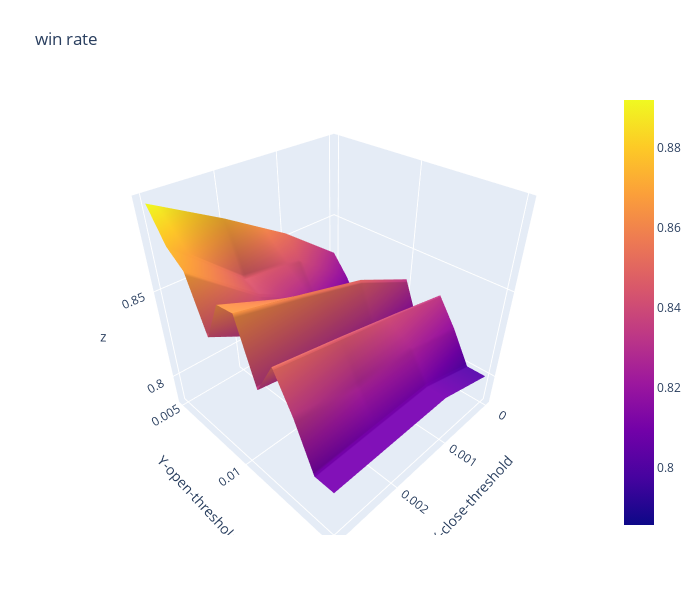

The cell this chart's notebook holds for it:
### Code cell
import plotly.graph_objects as go

x_data = df_win_rate.columns.to_list() # close threshold

y_data = df_win_rate.index.to_list() # open threshold

z_data = df_win_rate.copy(deep=True) # win rate

fig = go.Figure(data=[go.Surface(z=z_data.values,x=x_data,y=y_data)])

fig.update_layout(title="win rate", # 标题
                  autosize=False,  # 尺度自动缩放
                  width=700,  # 长宽
                  height=600,
                  margin=dict(l=65,r=50,b=65,t=90),  # 4个位置的距离
                  scene=dict(xaxis_title='X-close-threshold',yaxis_title='Y-open-threshold')
                 )

fig.show()

### Figure 1 — Plotly figure (JSON) as saved in the notebook; plotly's stock layout.template omitted (floating-point values rounded to 4 significant figures)
{"data": [{"type": "surface", "x": [0, 0.001, 0.002, 0.003], "y": [0.005, 0.006, 0.007, 0.008, 0.009, 0.01, 0.011, 0.012, 0.013, 0.014, 0.015], "z": [[0.8281, 0.8533, 0.8736, 0.8919], [0.8163, 0.8421, 0.8462, 0.8765], [0.8, 0.8235, 0.8421, 0.8696], [0.7857, 0.8043, 0.8235, 0.8421], [0.8182, 0.8378, 0.85, 0.8636], [0.8333, 0.8485, 0.8571, 0.8649], [0.8077, 0.8214, 0.8276, 0.8333], [0.8333, 0.84, 0.8462, 0.8519], [0.8182, 0.8261, 0.8261, 0.8333], [0.8, 0.8095, 0.8095, 0.8095], [0.8, 0.8095, 0.8095, 0.8095]]}], "layout": {"autosize": false, "height": 600, "margin": {"b": 65, "l": 65, "r": 50, "t": 90}, "scene": {"xaxis": {"title": {"text": "X-close-threshold"}}, "yaxis": {"title": {"text": "Y-open-threshold"}}}, "title": {"text": "win rate"}, "width": 700}}
